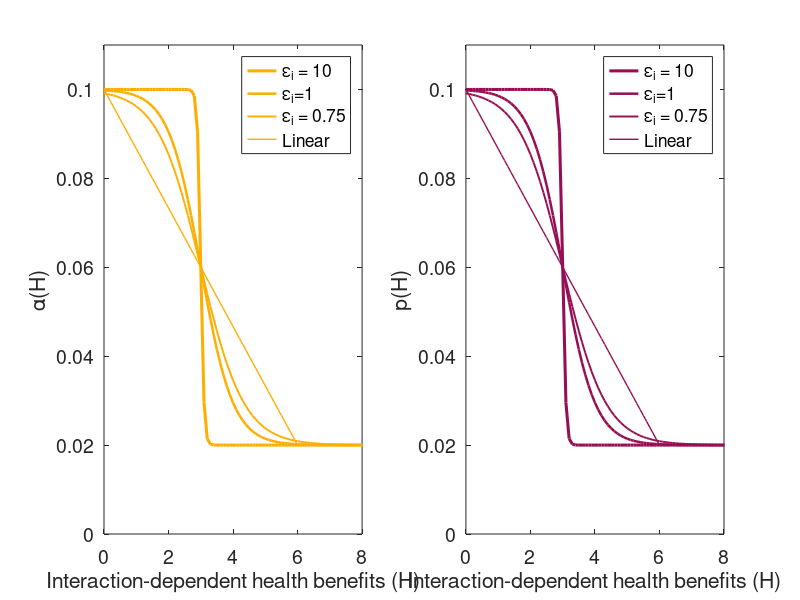
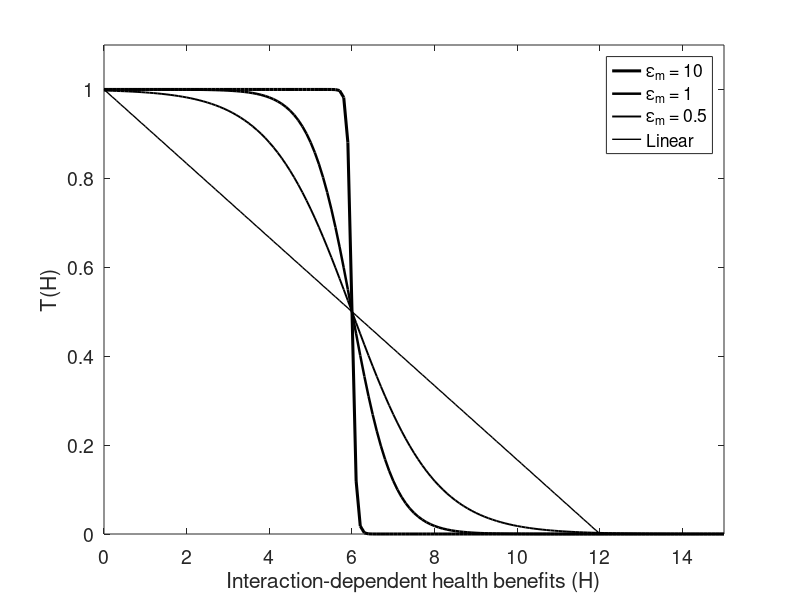

These figures' MATLAB source, in order:
% SIR+ models: Accounting for interaction-dependent disease susceptibility in the planning of public health interventions
%------------------------------------------------------------------------
% AUTHORSHIP AND CONTACT
% Original code by Maria M. Martignoni (Hebrew University of Jerusalem)
% Contact: maria.martignonimseya@mail.huji.ac.il
%-------------------------------------------------



close all

C= 5;

alphai_max = 0.1;
alphai_min = 0.02;

pd_max = 0.1;
pd_min = 0.02;

epsi = 1;   
epsm = 1;
Dmaxi = 3; %if we have this IDHB diversity, it's hard to get more
Dmaxm = 6; % after this, more diversity doesn't help to prevent more infection


D = 0:.1:15;

T = zeros(1,length(D));
for i = 1:size(D,2)
if D(i) <= Dmaxm*2
T(i) = -1/(Dmaxm*2)*D(i)+1;
elseif D(i)>Dmaxm*2
T(i) = 0;
end
end

figure(4)
plot(D,0.5*(1-tanh(10*(D-Dmaxm))), 'k-', 'Linewidth',2.2);
hold on
plot(D,0.5*(1-tanh(1*(D-Dmaxm))), 'k-', 'Linewidth',1.8);
hold on
plot(D,0.5*(1-tanh(0.5*(D-Dmaxm))), 'k-', 'Linewidth',1.4);
hold on
plot(D,T,'k-', 'Linewidth',1);
legend('\epsilon_m = 10','\epsilon_m = 1','\epsilon_m = 0.5', 'Linear')
axis([0  D(end) 0 (1+0.1)])

xlabel('Interaction-dependent health benefits (H)')
ylabel('T(H)')
set(gca,'fontsize', 14)



alpha_lin = zeros(1,length(D));
%linear function T(D)
for i = 1:size(D,2)
if D(i) <= Dmaxi*2
alpha_lin(i) = -(alphai_max-alphai_min)/(Dmaxi*2)*D(i)+alphai_max;
elseif D(i)>Dmaxi*2
alpha_lin(i) = alphai_min;
end
end


figure(3)
subplot(1,2,1)
plot(D,(alphai_min + (alphai_max-alphai_min)/2*(1-tanh((D-Dmaxi)*10))), 'Color',[0.995 0.681 0],'Linestyle','-', 'Linewidth',2.2);
hold on
plot(D,(alphai_min + (alphai_max-alphai_min)/2*(1-tanh((D-Dmaxi)*1))), 'Color',[0.995 0.681 0],'Linestyle','-', 'Linewidth',1.8);
hold on
plot(D,(alphai_min + (alphai_max-alphai_min)/2*(1-tanh((D-Dmaxi)*0.75))), 'Color',[0.995 0.681 0],'Linestyle','-', 'Linewidth',1.4);
hold on
plot(D,alpha_lin,'Color',[0.995 0.681 0],'Linestyle','-', 'Linewidth',1);
axis([0  8 0 alphai_max*(1.1)])
legend('\epsilon_i = 10','\epsilon_i=1','\epsilon_i = 0.75', 'Linear')
xlabel('Interaction-dependent health benefits (H)')
ylabel('\alpha(H)')
set(gca,'fontsize', 14)


pd_lin = zeros(1,length(D));
for i = 1:size(D,2)
if D(i) <= Dmaxi*2
pd_lin(i) = -(pd_max-pd_min)/(Dmaxi*2)*D(i)+pd_max;
elseif D(i)>Dmaxi*2
pd_lin(i) = pd_min;
end
end



figure(3)
subplot(1,2,2)
plot(D,(pd_min + (pd_max-pd_min)/2*(1-tanh((D-Dmaxi)*10))), 'Color',[0.592 0.054 0.325],'Linestyle','-', 'Linewidth',2.2);
hold on
plot(D,(pd_min + (pd_max-pd_min)/2*(1-tanh((D-Dmaxi)*1))), 'Color',[0.592 0.054 0.325],'Linestyle','-', 'Linewidth',1.8);
hold on
plot(D,(pd_min + (pd_max-pd_min)/2*(1-tanh((D-Dmaxi)*0.75))), 'Color',[0.592 0.054 0.325],'Linestyle','-', 'Linewidth',1.4);
hold on
plot(D,pd_lin,'Color',[0.592 0.054 0.325],'Linestyle','-', 'Linewidth',1);
axis([0  8 0 pd_max*(1.1)])
legend('\epsilon_i = 10','\epsilon_i=1','\epsilon_i = 0.75', 'Linear')
xlabel('Interaction-dependent health benefits (H)')
ylabel('p(H)')
set(gca,'fontsize', 14)
